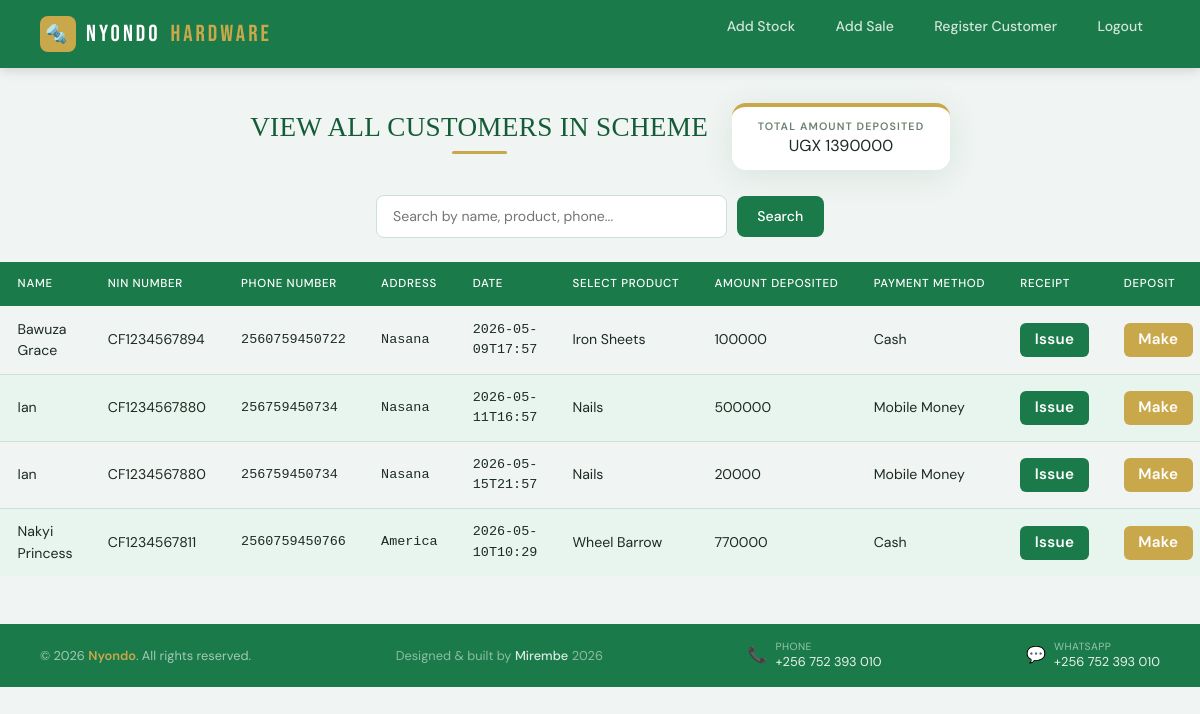
The page /customer_list/ (signed in) on the database as committed earlier.
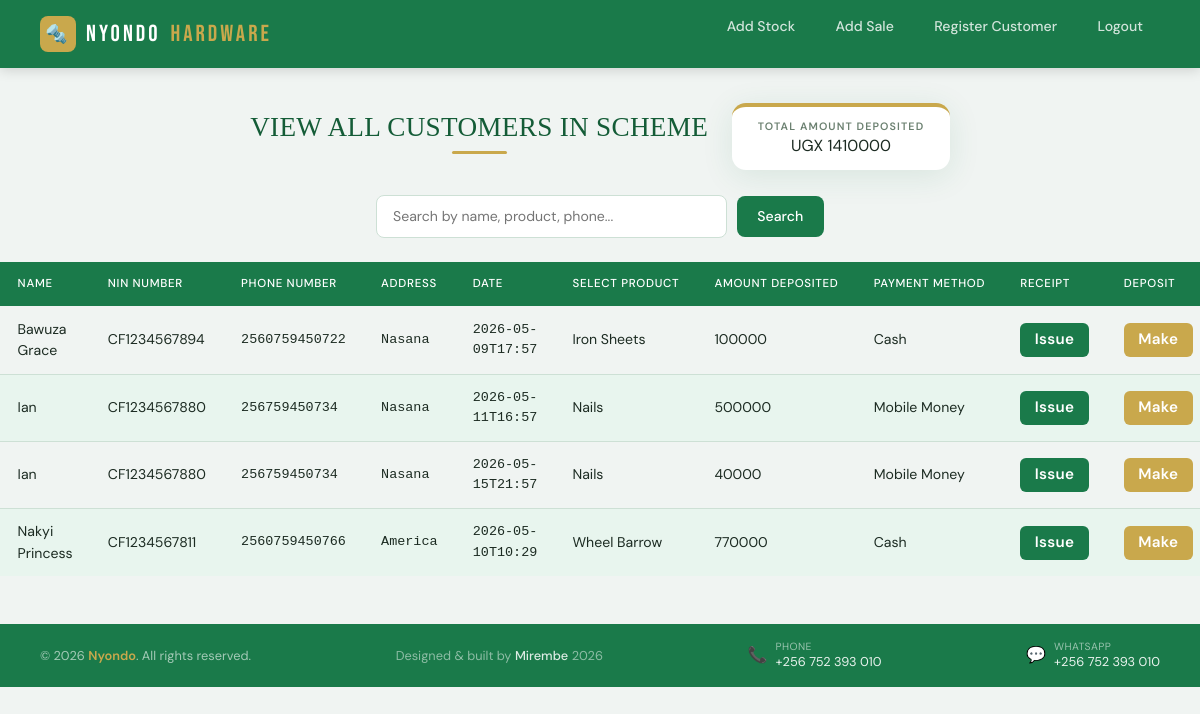
The same page on the database as committed later.
### hardwareapp/models.py (models this page shows)
class Register(models.Model):
    name = models.CharField(max_length=255)
    nin = models.CharField(max_length=255)
    phone = models.IntegerField()
    address = models.CharField(max_length=255)
    date = models.CharField(max_length=255, null=True)
    select_product = models.CharField(max_length=255)
    amount = models.IntegerField()
    payment_method = models.CharField(max_length=255)

### hardwareapp/views.py (the view)
# urls.py: path('customer_list/', views.customer_list, name='customer_list'),
@login_required
def customer_list(request):
    all_register = Register.objects.all()
    search_query = request.GET.get('search', '')
    if search_query:
        all_register = all_register.filter(
            Q(name__icontains=search_query) |
            Q(select_product__icontains=search_query) |
            Q(phone__icontains=search_query)
        )
    grand_total = all_register.aggregate(Sum('amount'))['amount__sum'] or 0
    context = {
        'register': all_register,
        'search_query': search_query,
        'grand_total': grand_total,
    }
    return render(request, 'customer_list.html', context)

### hardwareapp/templates/customer_list.html (shortened to what this page needs)
{% extends 'base.html' %}
{% block content %}
  <nav class="navbar">
  <a href="{% url 'dashboard' %}" style="text-decoration:none;">
   <div class="logo">
      <div class="logo-icon">🔩</div>
      NYONDO <span>HARDWARE</span>
    </div>
  </a>
  <ul class="nav-links">
     <li><a href="{% url 'add_stock' %}">Add Stock</a></li>
    <li><a href="{% url 'add_sale' %}">Add Sale</a></li>
    <li><a href="{% url 'add_customer' %}">Register Customer</a></li>
     <li><a href="{% url 'logout_view' %}">Logout</a></li>
  </ul>
</nav>
<div class="page-header">
  <h2>VIEW ALL CUSTOMERS IN SCHEME</h2>
  <div class="summary-card">
    <span class="summary-label">Total Amount Deposited</span>
    <span class="summary-value">UGX {{ grand_total }}</span>
  </div>
</div>
<form method="GET" action="{% url 'customer_list' %}" class="search-form">
    <input
        type="text"
        name="search"
        placeholder="Search by name, product, phone..."
        value="{{ search_query }}"
    />
    <button type="submit">Search</button>
</form>
<table class="styled-table">
    <thead>
        <tr>
        <th>Name</th>
        <th>NIN Number</th>
        <th>Phone Number</th>
        <th>Address</th>
        <th>Date</th>
        <th>Select Product</th>
        <th>Amount Deposited</th>
        <th>Payment Method</th>
        <th>Receipt</th>
        <th>Deposit</th>
    </thead>
    <tbody>
        {% for register in register %}
        <tr>
            <td>{{register.name}}</td>
            <td>{{register.nin}}</td>
            <td>{{register.phone}}</td>
            <td>{{register.address}}</td>
            <td>{{register.date}}</td>
            <td>{{register.select_product}}</td>
            <td>{{register.amount}}</td>
            <td>{{register.payment_method}}</td>
            <td><a style="color: #ffffff; text-decoration: none; font-size: .95rem; font-weight: 600; letter-spacing: .3px; padding: .35rem .9rem; background: #1a7a4a; border-radius: 6px; display: inline-block;" href="{% url 'customer_detail' register.pk %}">Issue</a></td>
            <td><a style="color: #ffffff; text-decoration: none; font-size: .95rem; font-weight: 600; letter-spacing: .3px; padding: .35rem .9rem; background: #c9a84c; border-radius: 6px; display: inline-block;" href="{% url 'deposit_review' register.pk %}">Make</a></td>
        </tr>
        {% endfor %}
    </tbody>
</table>
{% endblock %}

Rows that differ between the two databases and show on the page:
changed Register (number 3 of 4 on the later page): amount "20000" → "40000"
Other text that changed with them:
{{ grand_total }}: "1390000" → "1410000"
